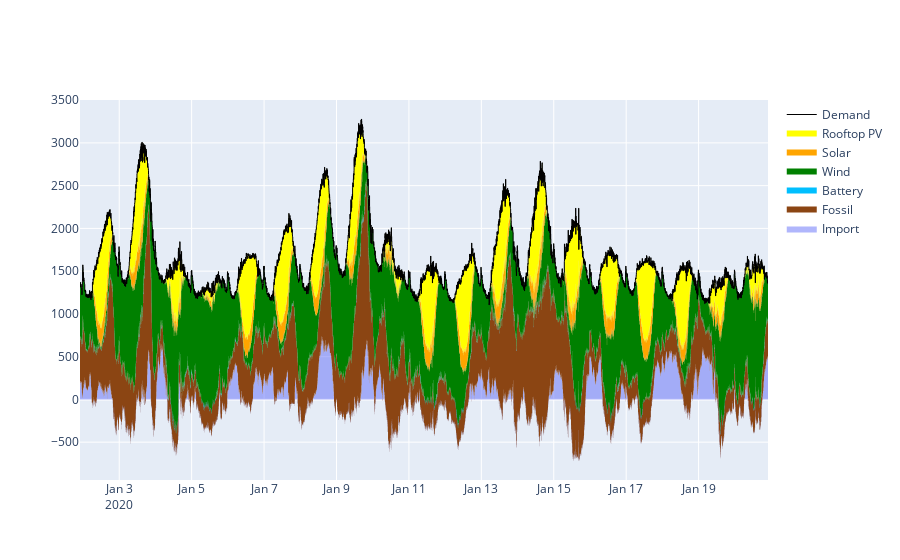

The cell this chart's notebook holds for it:
### Markdown cell above
# Plot generation in SA

### Code cell
import sys, os
print("Operating system: %s" %sys.platform)
if sys.platform == 'win32':
    curr_path = 'c:\\Nextcloud\\Thermal Battery Research\\modelling\\python'
elif sys.platform == 'linux':
    curr_path = '/home/jeff/cloud/documents/work/ANU/Thermal Battery Research/modelling/python'
else: print("What operating system are you running?! I've never even heard of %s" %sys.platform)
if curr_path not in sys.path:
    sys.path.append(curr_path)
    print('Path added! \n')
os.chdir(curr_path)
print("Working directory is now %s" %curr_path)
from projdirs import datadir
import pandas as pd
import package.sql_manager as sm

DT1 = '2020-01-1 22:00:00'
DT2 = '2020-01-20 22:00:00'


db_interchange = '\\NEM generation\\interchange_SA.db'
db_gen = '\\NEM generation\\generation_SA.db'
db_pv = '\\NEM generation\\rooftop_PV_generation.db'

generation_SA = sm.get_data('N/A','N/A',db_gen)
generation_SA.date_time = pd.to_datetime(generation_SA.date_time)

interchange_SA = sm.get_data('N/A','N/A',db_interchange)
interchange_SA.date_time = pd.to_datetime(interchange_SA.date_time)

PV = sm.get_data('N/A','N/A',db_pv)
PV_SA = PV[PV.region == 'SA1'].copy()
PV_SA.date_time = pd.to_datetime(PV.date_time)


Generation_SA = generation_SA.set_index('date_time').loc[DT1:DT2]
Interchange_SA = interchange_SA.set_index('date_time').loc[DT1:DT2]
PV_SA = PV_SA.set_index('date_time').loc[DT1:DT2]
PV_SA = PV_SA.resample('300S').interpolate(method='linear')

demand_total = -Interchange_SA.power + Generation_SA.drop('Misc',axis=1).sum(axis=1) + PV_SA.power_sattellite


import plotly.graph_objects as go
from plotly.subplots import make_subplots
Fig = go.Figure()

colors = {'Fossil':'saddlebrown',
          'Wind': 'green',
          'Solar': 'orange',
          'Battery': 'deepskyblue',
          'Waste': 'red'}

X = {'Fossil':1, 'Waste':1, 'Battery':1, 'Wind':1, 'Solar':1,'PV':1}

Interchange_new = -Interchange_SA.power\
                  - (X['PV']-1)*PV_SA.power_sattellite \
                  - (X['Solar']-1)*Generation_SA.Solar \
                  - (X['Wind']-1)*Generation_SA.Wind

Fig.add_trace(go.Scatter(x=Interchange_new.index,
                         y=Interchange_new,
                         line_shape = 'hv',
                         line = dict(width=0),
                         name='Import',
                         stackgroup='one'))


for type in ['Fossil', 'Waste', 'Battery', 'Wind', 'Solar']:
    if type in Generation_SA.columns: 
        Fig.add_trace(go.Scatter(x=Generation_SA.index,
                                 y=X[type]*Generation_SA[type],
                                 line_shape = 'hv',
                                 fill='tonexty',
                                 fillcolor=colors[type],
                                 opacity=0.5,
                                 mode='none',
                                 name=type,
                                 stackgroup='one'
                                ))

Fig.add_trace(go.Scatter(x=PV_SA.index,
                         y=X['PV']*PV_SA.power_sattellite,
                         line_shape = 'hv',
                         fill='tonexty',
                         fillcolor='yellow',
                         opacity=0.5,
                         mode='none',
                         name='Rooftop PV',
                         stackgroup='one'
                        ))

Fig.add_trace(go.Scatter(x = demand_total.index,
                         y= demand_total,
                         line_shape = 'hv',
                         line=dict(width=1,color='black'),
                         name='Demand'))

Fig.show()

### Figure 1 — Plotly figure (JSON) as saved in the notebook; plotly's stock layout.template omitted (floating-point values rounded to 4 significant figures; data arrays with more than 128 entries replaced by an {"elided": "..."} marker saying what was removed)
{"data": [{"line": {"shape": "hv", "width": 0}, "name": "Import", "stackgroup": "one", "type": "scatter", "x": {"elided": "5473 str values"}, "y": {"elided": "5473 float values"}}, {"fill": "tonexty", "fillcolor": "saddlebrown", "line": {"shape": "hv"}, "mode": "none", "name": "Fossil", "opacity": 0.5, "stackgroup": "one", "type": "scatter", "x": {"elided": "5473 str values"}, "y": {"elided": "5473 float values"}}, {"fill": "tonexty", "fillcolor": "deepskyblue", "line": {"shape": "hv"}, "mode": "none", "name": "Battery", "opacity": 0.5, "stackgroup": "one", "type": "scatter", "x": {"elided": "5473 str values"}, "y": {"elided": "5473 float values"}}, {"fill": "tonexty", "fillcolor": "green", "line": {"shape": "hv"}, "mode": "none", "name": "Wind", "opacity": 0.5, "stackgroup": "one", "type": "scatter", "x": {"elided": "5473 str values"}, "y": {"elided": "5473 float values"}}, {"fill": "tonexty", "fillcolor": "orange", "line": {"shape": "hv"}, "mode": "none", "name": "Solar", "opacity": 0.5, "stackgroup": "one", "type": "scatter", "x": {"elided": "5473 str values"}, "y": {"elided": "5473 float values"}}, {"fill": "tonexty", "fillcolor": "yellow", "line": {"shape": "hv"}, "mode": "none", "name": "Rooftop PV", "opacity": 0.5, "stackgroup": "one", "type": "scatter", "x": {"elided": "5473 str values"}, "y": {"elided": "5473 float values"}}, {"line": {"color": "black", "shape": "hv", "width": 1}, "name": "Demand", "type": "scatter", "x": {"elided": "5473 str values"}, "y": {"elided": "5473 float values"}}], "layout": {}}
